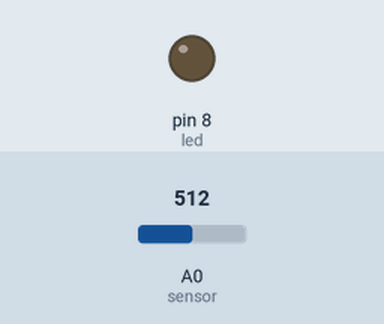
Bench run of a sketch on a simulated Arduino Uno, built with avr-gcc and run on an emulated ATmega328P. Shown: output pins drawn as LEDs (lit = HIGH). Dashed ring = blinking. The inputs (shaded band) are chosen by the test bench; at power-on: A0 (sensor) = 512.

Above: at 0.1 s.
At 1.2 s:
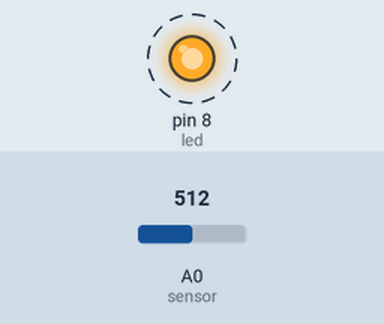
1.3 s: A0 (sensor) set to 122
4.3 s: A0 (sensor) set to 0
At 4.64 s:
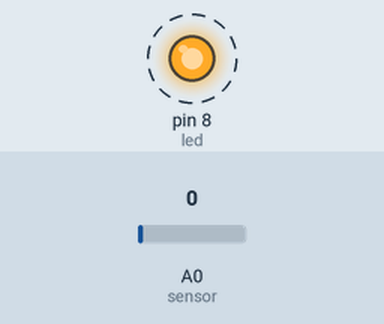
Timing chart, 0 to 13.3 s (numbered marks = the images above; inputs shaded):
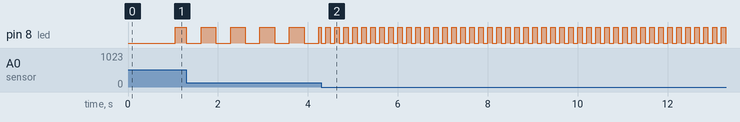

Measured:
- after the input at 4.3 s, pin 8 (led): alternates HIGH for 0.10 s and LOW for 0.10 s, starting at once
- by itself, pin 8 (led): alternates HIGH for 0.33 s and LOW for 0.33 s

The sketch:

variador_frequencia.ino
```cpp
/* ************************************************************************

Colégio SATC
Curso Técnico em Mecatrônica
Disciplina: Sistemas Embarcados
Turma: 3191
Professor: Marcos Antonio Jeremias Coelho

Programa: Frequência Variável

Autor: Tiago Fortunato Rosset
Data: 11/04/2026
Versão: 1.0

************************************************************************ */

const int sensor = A0;
const int led = 8;
unsigned int timer = 0;

void setup() {
  pinMode(led, OUTPUT);
  timer = millis();
}

void loop() {
	int valor = analogRead(sensor);
	float speed = ((valor/1023.0)*1900.0)+100;
	if((millis() - timer) >= (2*speed)){
		digitalWrite(led, 0);
		timer = millis();
	}
  else if((millis() - timer) >= speed){
    digitalWrite(led, 1);
  }
}
```
